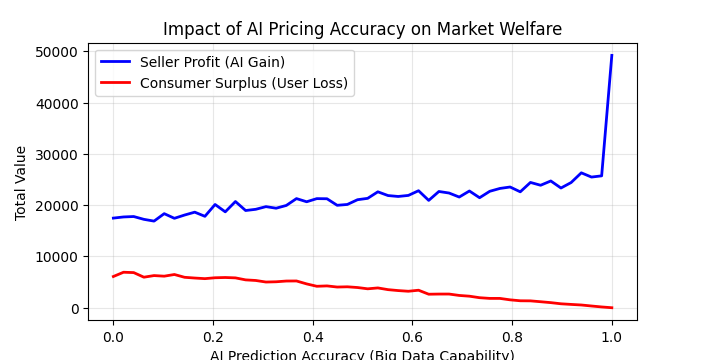

This chart was generated by the following Python code:
import numpy as np
import matplotlib.pyplot as plt

def simulate_personalised_pricing(ai_accuracy=0.5):
    """
    ai_accuracy: 0.0 代表完全随机定价，1.0 代表 AI 完美预测消费者心理价位
    """
    n_customers = 1000
    # 消费者的真实支付意愿 (Willingness to Pay) - 服从正态分布
    wtp = np.random.normal(100, 20, n_customers)
    cost = 50 # 卖家的商品成本

    # AI 尝试预测每个人的 WTP
    # AI 的预测值 = 真实值 + 噪声 (噪声随精度降低而增大)
    noise = (1 - ai_accuracy) * np.random.normal(0, 20, n_customers)
    predicted_wtp = wtp + noise
    
    prices = predicted_wtp # 卖家按预测值报价
    
    # 成交逻辑：只有当 报价 <= 真实支付意愿 时，才会成交
    sales_mask = (prices <= wtp) & (prices > cost)
    
    # 计算经济指标
    # 卖家利润 = 价格 - 成本
    seller_profit = np.sum(prices[sales_mask] - cost)
    # 消费者剩余 = 支付意愿 - 价格
    consumer_surplus = np.sum(wtp[sales_mask] - prices[sales_mask])
    
    return seller_profit, consumer_surplus

# --- 实验分析：随着 AI 精度提升，利润如何变化？ ---
accuracies = np.linspace(0, 1, 50)
profits = []
surpluses = []

for acc in accuracies:
    p, s = simulate_personalised_pricing(acc)
    profits.append(p)
    surpluses.append(s)

# --- 绘图展示 ---
plt.figure(figsize=(10, 6))
plt.plot(accuracies, profits, label="Seller Profit (AI Gain)", color='blue', linewidth=2)
plt.plot(accuracies, surpluses, label="Consumer Surplus (User Loss)", color='red', linewidth=2)
plt.title("Impact of AI Pricing Accuracy on Market Welfare")
plt.xlabel("AI Prediction Accuracy (Big Data Capability)")
plt.ylabel("Total Value")
plt.legend()
plt.grid(True, alpha=0.3)
plt.show()
